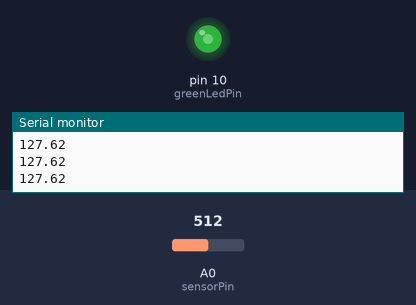
Bench run of a sketch on a simulated Arduino Uno, built with avr-gcc and run on an emulated ATmega328P. On the bench: output pins drawn as LEDs (lit = HIGH), the last lines printed to the serial monitor. The inputs (shaded band) are chosen by the test bench; at power-on: A0 (sensorPin) = 512.

Above: at 1.2 s.
1.3 s: A0 (sensorPin) set to 716
At 2.2 s:
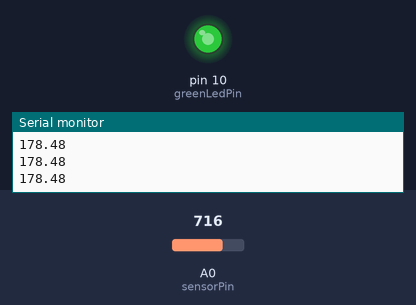
2.8 s: A0 (sensorPin) set to 900
At 3.7 s:
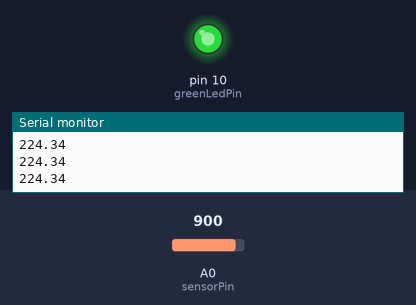
4.3 s: A0 (sensorPin) set to 122
At 5.1 s:
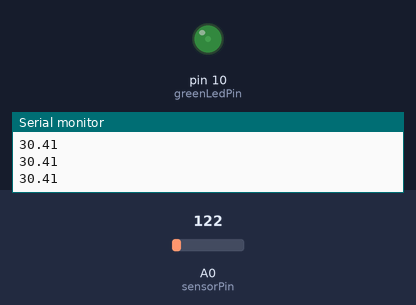
5.8 s: A0 (sensorPin) set to 0
At 6.6 s:
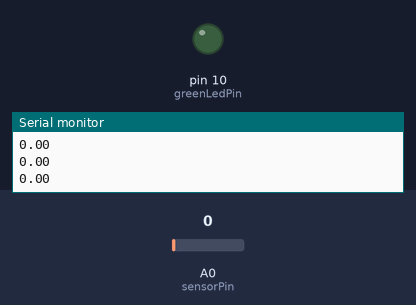
7.3 s: A0 (sensorPin) set to 511
At 8.0 s:
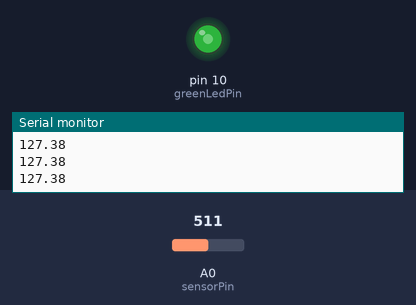
Timing chart, 0 to 9.8 s (numbered marks = the images above; inputs shaded):
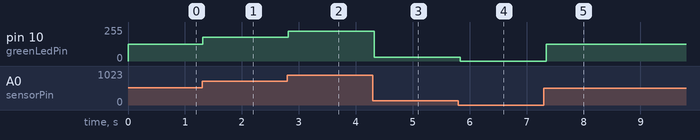

Measured:
- after the input at 1.3 s, pin 10 (greenLedPin): 127/255 → 178/255 at once
- after the input at 2.8 s, pin 10 (greenLedPin): 178/255 → 224/255 at once
- after the input at 4.3 s, pin 10 (greenLedPin): 224/255 → 30/255 at once
- after the input at 5.8 s, pin 10 (greenLedPin): 30/255 → 0/255 at once
- after the input at 7.3 s, pin 10 (greenLedPin): 0/255 → 127/255 at once

The sketch:

opdracht12_c.ino
```cpp
float sensorValue = 0; // variable for sensor value
int sensorPin = A0; // variable for sensor pin
int greenLedPin = 10; // variable for green LED pin

void setup() {
  Serial.begin(9600); // Start the Serial connection at a // speed of 9600 bps
  pinMode(sensorPin, INPUT); // Input pin for potmeter or LDR
  pinMode(greenLedPin, OUTPUT); // Output pin for LED
}

void loop() {

  sensorValue = analogRead(sensorPin); // Read the value/current on the sensor pin and
  // store that value in the variable sensorValue

  sensorValue = (sensorValue/1023)*255; // Rescale the sensor's value.
  // Change the values 1023 and 255 to calibrate the sensor.

  analogWrite(greenLedPin, sensorValue);// Send power to LED
  Serial.println(sensorValue); // Print the sensorValue to the serial

  // connection
  delay(100); // Wait 0.1 seconds
}
```
